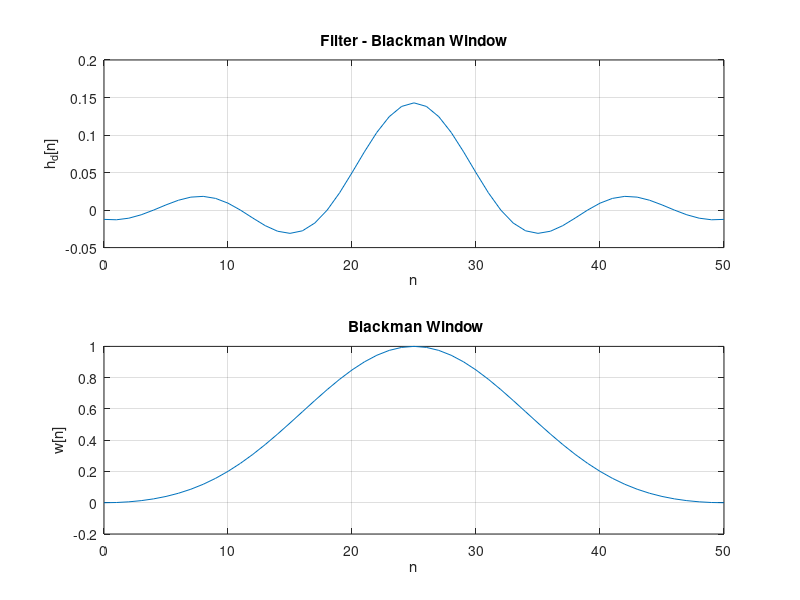
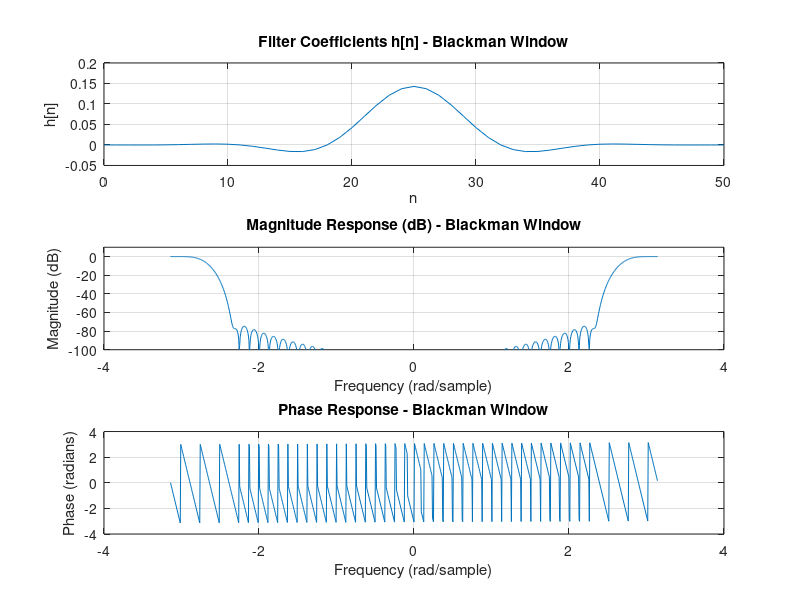

Source code (MATLAB) for these figures, in order:
% Contains Part c-a 
w = linspace(-pi,pi,14001);
N = 51 ;
n = 0:N-1 ;

w_c = pi/7 ;
n_c =(N-1)/2 ;

h_d = sin(w_c * (n - n_c)) ./ (pi * (n - n_c));
h_d(n == n_c) = w_c / pi;

w_n = blackman(N)';
h_n = h_d .* w_n;

figure;
subplot(2,1,1);
plot(n, h_d);
title('Filter - Blackman Window');
xlabel('n');
ylabel('h_d[n]');
grid on;

subplot(2,1,2);
plot(n, w_n); % Use log10 for decibels
title(' Blackman Window');
xlabel('n');
ylabel('w[n]');
grid on;
% Contains Part c-b

H_n = fft(h_n, 1001);
% Recommended to Normalize the DFT 
H_m = abs(H_n) / max(abs(H_n)); 
f = linspace(-pi, pi, 1001);

figure;
subplot(3,1,1);
plot(n, h_n);
title('Filter Coefficients h[n] - Blackman Window');
xlabel('n');
ylabel('h[n]');
grid on;

subplot(3,1,2);
plot(f, 20*log10(H_m)); % Use log10 for decibels
title('Magnitude Response (dB) - Blackman Window');
xlabel('Frequency (rad/sample)');
ylabel('Magnitude (dB)');
ylim([-100 10]);
grid on;

subplot(3,1,3);
plot(f, angle(H_n));
title('Phase Response - Blackman Window');
xlabel('Frequency (rad/sample)');
ylabel('Phase (radians)');
grid on;
